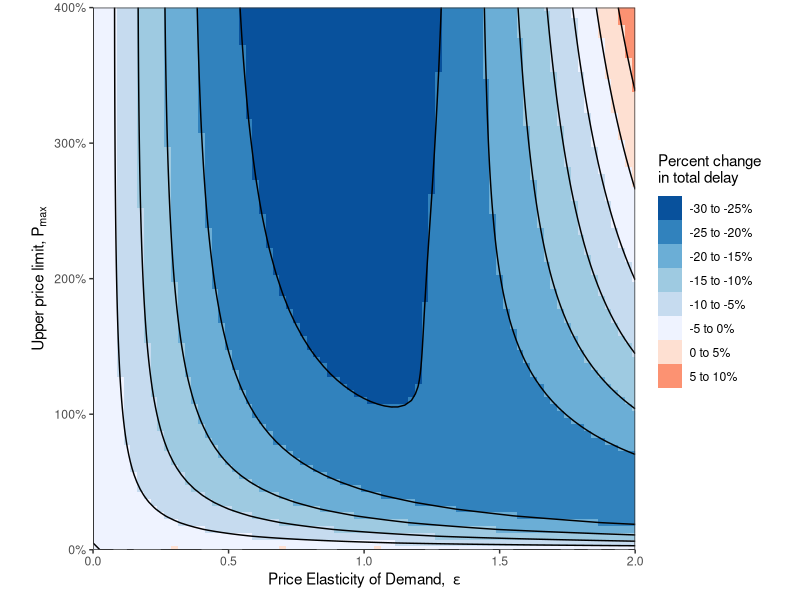

The R script that drew this image:

library(data.table)
library(ggplot2)
library(scales)
# library(extrafont)

#### Functions ####

#Pricing function
fun.price <- function(k, pmin, pmax, a, b)  pmin + (pmax-pmin)/(1 + exp(a-b*k))

#Elasticity function
fun.elasticdemand <- function(k,p1,p2,E) k + k*(exp(-E*(p2-p1)/(p2+p1))-1)
#fun.elasticdemand <- function(k,p1,p2,E) k*((p2-p1)/p1)^-E

#Demand distribution (Manually constructed for this example)
fun.demanddist <- function(scale, t,sd) scale*(dnorm(t,mean=8,sd) + dnorm(t,mean=17,sd) + dnorm(t,mean=12,sd=4) + dnorm(t,mean=14,sd=4))


#Flow-density function, linear-parabolic
fun.flowdensity_linpara <- function(k) {
  k0 = -(k_j^2 - 2*k_j*k_c - sqrt(k_j*(-2*k_c^3 + 5*k_j*k_c^2 - 4*k_c*k_j^2 + k_j^3))) / k_c
  
  sapply(k, function(k)
    if(k <= k0) 
      v_f*k
    else
      (k_c*v_f/2)*(1 - ((k - k_c)^2)/((k_j - k_c)^2))
  )
}

#Flow-density function, double parabolic
fun.flowdensity <- function(k) {
  sapply(k, function(k)
    if(k <= k_c) 
      k*v_f*(1 - (k/(2*k_c)))
    else
      (k_c*v_f/2)*(1 - ((k - k_c)^2)/((k_j - k_c)^2))
  )
}

#Flow-density function, linear by daganzo
fun.flowdensity_dag <- function(k) {
  sapply(k, function(k)
    if(k <= k_c/2)
      v_f*k
    else
      (v_f*k_c/2)*(1 + ( (k_c - 2*k)/(2*k_j - k_c) ) )
  )
}

#Flow-density function, linear by greenshields
fun.flowdensity_green <- function(k) {
  sapply(k, function(k)
    k*v_f*(1 - (k/(2*k_c))) 
  )
}

#### Parameters ####
L = 7
v_f = 100 #Free flow speed
k_j = 120 #Jam density
k_c = 30 #Critical density
E = 0.3
trips = 100000
inc = 5/60
t = seq(0,24,by=inc)
a = 7
b = 0.3
pfix = 8
pmin = 0*pfix/2
pmax = pfix*4
nlanes = 6 #lanes

#### Run with varying pmax and elasticity ####
#Set up combination matrix
datvar = as.data.table(expand.grid(tval = t,
                                   elas = seq(0,2, by=0.025),
                                   surge = seq(0, 4, by = 0.05)))
#Assign fixed price & scaled price
datvar[ , price1 := pfix]
datvar[ , pmax := pfix*surge]
#Calculate demand dist for each combo
datvar[ , k1 := fun.demanddist(85, tval, 1.5), by = .(elas,surge)]
#Calculate flow and number of trips for fixed price
datvar[ , mu1 := trips*k1/sum(k1)/inc/nlanes, by = .(elas,surge)]
datvar[ , q1 := fun.flowdensity(k1), by = .(elas,surge)]
datvar[ , n1 := trips*k1/sum(k1), by = .(elas,surge)]
datvar[ , v1 := q1/k1, by = .(elas,surge)]
#Calculate new price the previous demand
datvar[ , price2 := fun.price(k1, pmin, pmax, a, b)]
#Calculate new density, flow, and number of trips from price
datvar[ , k2 := fun.elasticdemand(k1,price1,price2,elas), by = .(elas,surge)]
datvar[ , k2 := sum(k1)*k2/sum(k2), by = .(elas,surge)]
datvar[ , mu2 := trips*k2/sum(k2)/inc/nlanes, by = .(elas,surge)]
datvar[ , q2 := fun.flowdensity(k2), by = .(elas,surge)]
datvar[ , n2 := trips*k2/sum(k2), by = .(elas,surge)]
datvar[ , v2 := q2/k2, by = .(elas,surge)]

#Delay
datvar[ , d1 := n1*L*((1/v1) - (1/v_f)), by = .(elas,surge)]
datvar[ , d2 := n2*L*((1/v2) - (1/v_f)), by = .(elas,surge)]
# datvar[ , delaydiff_i := (n2*v1*(v_f - v2))/(n1*v2*(v_f - v1)) - 1, by = .(elas,surge)]

#Revenue
datvar[ , rev1 := n1*price1]
datvar[ , rev2 := n2*price2]
#Cumulative sum
datvar[ , sumrev1 := cumsum(rev1)]
datvar[ , sumrev2 := cumsum(rev2)]

#Time
datvar[ , time := as.POSIXct('2000-01-01 00:00:00 EST', tz='EST') + (3600*tval)]

#Check sum, make sure the same number of total trips happen
datvar[ , lapply(.SD, sum),.SDcols = c("k1","k2"), by = .(elas,surge)][, all.equal(k1,k2)]
datvar[ , lapply(.SD, sum),.SDcols = c("mu1","mu2"), by = .(elas,surge)][, all.equal(mu1,mu2)]
datvar[ , lapply(.SD, sum),.SDcols = c("n1","n2"), by = .(elas,surge)][, all.equal(n1,n2)]
datvar[ , lapply(.SD, sum),.SDcols = c("q1","q2"), by = .(elas,surge)][, all.equal(q1,q2)]

#Export the percent difference between aggregate total revenue and travel time
varmat <- datvar[ , list("revdiff" = (sum(rev2 - rev1))/sum(rev1),
                         "delaydiff" = (sum((n2/v2)*(v_f - v2)) / sum((n1/v1)*(v_f - v1))) - 1 ), by = .(elas,surge)]

#Minimum pmax for revenue neutrality
minsurge_rev <- varmat[round(elas,4) == E & revdiff >= 0, ][which.min(revdiff), surge]

#Use this Pmax?
pmax = pfix*minsurge_rev


#### Run for the constant parameters ####
dat = data.table(t=t, k1 = fun.demanddist(85,t,1.5), price1 = pfix)
dat[ , mu1 := trips*k1/sum(k1)/inc/nlanes ]
dat[ , q1 := fun.flowdensity(k1) ]
dat[ , n1 := trips*k1/sum(k1) ]
dat[ , v1 := q1/k1]
dat[ , price2 := fun.price(k1, pmin, pmax, a, b)]

dat[ , k2 := fun.elasticdemand(k1,price1,price2,E)]
dat[ , k2 := sum(k1)*k2/sum(k2)]
dat[ , mu2 := trips*k2/sum(k2)/inc/nlanes ]
dat[ , q2 := fun.flowdensity(k2) ]
dat[ , n2 := trips*k2/sum(k2) ]
dat[ , v2 := q2/k2]

#Delay
dat[ , d1 := n1*L*((1/v1) - (1/v_f))]
dat[ , d2 := n2*L*((1/v2) - (1/v_f))]
#dat[ , delaydiff := (n2*v1*(v_f - v2))/(n1*v2*(v_f - v1)) - 1 ]

#Check to make sure they're the same
all.equal(dat[ , (d2 - d1)/d1 ],
          dat[ , (n2*v1*(v_f - v2))/(n1*v2*(v_f - v1)) - 1 ])


#Revenue
dat[ , rev1 := n1*price1]
dat[ , rev2 := n2*price2]
#Revenue per hour
dat[ , rev1hr := rev1/inc]
dat[ , rev2hr := rev2/inc]
#Cumulative sum
dat[ , sumrev1 := cumsum(n1*price1)]
dat[ , sumrev2 := cumsum(n2*price2)]

#Time
dat[ , time := as.POSIXct('2000-01-01 00:00:00 EST', tz='EST') + (3600*t)]

#Check sum, make sure the same number of total trips happen
dat[ , lapply(.SD, sum),.SDcols = c("k1","k2")]
dat[ , lapply(.SD, sum),.SDcols = c("n1","n2")]
dat[ , lapply(.SD, sum),.SDcols = c("mu1","mu2")]
dat[ , lapply(.SD, sum),.SDcols = c("q1","q2")]

#Percent change in delay
#deltadelay <- dat[ , (sum(d2 - d1))/sum(d1)]
deltadelay <- dat[ , (sum((n2/v2)*(v_f - v2)) / sum((n1/v1)*(v_f - v1))) - 1 ]

#Percent change in revenue
deltarevenue <- dat[ , (sum(rev2 - rev1))/sum(rev1)]

#### Plotting

#### Plots: Function Plots ####

#### Kernal Density 
#rand = data.table(rand = c(rlnorm(50, sd=0.5), rnorm(50, mean=3, sd=0.5)))
#rand = data.table(rand = rlnorm(5))
rand = data.table(rand = c(-2.1,-1.3,-0.4,1.9,5.1,6.2))
dens = density(rand$rand, kernel = 'gaussian', bw=sqrt(2.25))

plot.kernel <- ggplot(rand, aes(rand)) +
  geom_rug() +
  geom_histogram(aes(y=4*..density..), binwidth=dens$bw, alpha=0.2) +
  geom_density(aes(y=..count..), bw=dens$bw) +
  scale_y_continuous("Density", limits = c(0, 1)) +
  scale_x_continuous("Random value", limits = c(-7.5,12)) +
  theme_classic() 
#theme(text=element_text(family="Times New Roman"))
for(x in rand$rand) plot.kernel <- plot.kernel + stat_function(fun = dnorm, args = list(mean = x, sd = dens$bw), linetype=2)
# plot.kernel


#### Elasticity Plot
elabs <- c(bquote(epsilon ==~.(E/2)), bquote(epsilon ==~.(E)), bquote(epsilon ==~.(2*E)))

plot.elasticity <- ggplot(data.frame(x = c(0, 1)), aes(x)) + 
  stat_function(fun = function(x) exp(-0.5*E*x)-1, aes(linetype = "E/2", color = "E/2"), alpha = 0.5) +
  stat_function(fun = function(x) exp(-E*x)-1, aes(linetype = "E", color = "E")) +
  stat_function(fun = function(x) exp(-2.0*E*x)-1, aes(linetype = "2E", color = "2E"), alpha = 0.5) +
  geom_vline(xintercept = 0, linetype="dotted") +
  geom_hline(yintercept = 0, linetype="dotted") +
  #annotate("text", x=-0.4, y=-.25, label = paste("Constant elasticity =",E)) + #, family = "Times New Roman") +
  scale_x_continuous(expression(Delta~"Price"), labels = scales::percent, limits = c(-1,1)) +
  scale_y_continuous(expression(Delta~"Demand"), labels = scales::percent, limits = c(-0.5,0.5)) +
  scale_color_brewer("Elasticity", palette = "Set1", limits = c("E/2","E","2E"), labels = elabs) +
  scale_linetype_manual("Elasticity", values = c(2,1,5), limits = c("E/2","E","2E"), labels = elabs) +
  theme_classic()
# theme(text=element_text(family="Times New Roman"))
# plot.elasticity

#### Pricing function
plabs <- c(bquote(P[max] ==~"$"*.(pmax/2)), bquote(P[max] ==~"$"*.(pmax)), bquote(P[max] ==~"$"*.(2*pmax)))

plot.price <- ggplot(data.frame(x = c(0, 40)), aes(x)) + 
  stat_function(fun = fun.price, args = list(pmin, 0.5*pmax, a, b), aes(linetype = "pmax/2", color = "pmax/2"), alpha = 0.5) +
  stat_function(fun = fun.price, args = list(pmin, pmax, a, b), aes(linetype = "pmax", color = "pmax")) +
  stat_function(fun = fun.price, args = list(pmin, 2*pmax, a, b), aes(linetype = "2pmax", color = "2pmax"), alpha = 0.5) +
  scale_y_continuous("Price ($/veh)", labels = scales::dollar, limits = c(0,2*pmax)) +
  scale_x_continuous("Traffic density (veh/km/lane)") +
  scale_color_brewer(expression("Upper price limit,"~P[max]), palette = "Set1", limits = c("pmax/2","pmax","2pmax"), labels = plabs) +
  scale_linetype_manual(expression("Upper price limit,"~P[max]), values = c(2,1,5), limits = c("pmax/2","pmax","2pmax"), labels = plabs) +
  theme_classic()
# theme(text=element_text(family="Times New Roman"))
# plot.price


#### Flow-density function
flabs = c("Bi-parabolic","Bi-linear (Daganzo)","Parabolic (Greenshields)")

plot.flowdensity <- ggplot(data.frame(k = c(0, 40)), aes(k)) + 
  stat_function(fun = fun.flowdensity, aes(linetype = "para", color = "para")) +
  stat_function(fun = fun.flowdensity_dag, aes(linetype = "dag", color = "dag"), alpha = 0.5) +
  stat_function(fun = fun.flowdensity_green, aes(linetype = "green", color = "green"), alpha = 0.5) +
  scale_y_continuous("Traffic flow (veh/hr/lane)", labels = scales::comma, breaks = seq(0, 1500, by = 250), expand = c(0,0)) +
  scale_x_continuous("Traffic density (veh/km/lane)", limits = c(0, 150), breaks = seq(0, 150, by = 25), expand = c(0,0)) +
  scale_color_brewer("Traffic Flow Model", palette = "Set1", limits = c("para","dag","green"), labels = flabs) +
  scale_linetype_manual("Traffic Flow Model", values = c(1,2,5), limits = c("para","dag","green"), labels = flabs) +
  coord_cartesian(xlim = c(0,155), ylim = c(0,1550)) +
  theme_classic() +
  theme(legend.position = "none", 
        legend.background = element_blank())
  #text=element_text(family="Times New Roman"))
# plot.flowdensity


#### Speed-density function
plot.speeddensity <- ggplot(data.frame(k = c(0, 40)), aes(k)) + 
  stat_function(fun = function(k) fun.flowdensity(k)/k, aes(linetype = "para", color = "para")) +
  stat_function(fun = function(k) fun.flowdensity_dag(k)/k, aes(linetype = "dag", color = "dag"), alpha = 0.5) +
  stat_function(fun = function(k) fun.flowdensity_green(k)/k, aes(linetype = "green", color = "green"), alpha = 0.5) +
  scale_y_continuous("Traffic speed (km/hr)", labels = scales::comma, breaks = seq(0, 100, by = 25), expand = c(0,0)) +
  scale_x_continuous("Traffic density (veh/km/lane)", limits = c(0, 150), breaks = seq(0, 150, by = 25), expand = c(0,0)) +
  scale_color_brewer("Traffic Flow Model", palette = "Set1", limits = c("para","dag","green"), labels = flabs) +
  scale_linetype_manual("Traffic Flow Model", values = c(1,2,5), limits = c("para","dag","green"), labels = flabs) +
  coord_cartesian(xlim = c(0,155), ylim = c(0,120)) +
  theme_classic() +
  theme(legend.position = c(0.75,0.5), 
        legend.background = element_blank())
#text=element_text(family="Times New Roman"))
# plot.flowdensity


#### Discretized time Density Distributions
captime = data.table(t = seq(0, 24, by = 0.5),
                     time = as.POSIXct('2000-01-01 00:00:00 EST', tz='EST') + (3600*seq(0, 24, by = 0.5)),
                     k = fun.demanddist(55, seq(0, 24, by = 0.5), 1),
                     cap = 30)
captime[ , diff := cap - k ]
#captime[diff < 0, diff := abs(diff) + cap]
captime[diff < 0, diff := 0]
captime <- melt(captime, id.vars = c("t","time","cap"))
captime[ , variable := factor(variable, levels = c("diff","k"))]

plot.captime <- ggplot(captime) + 
  #geom_col(aes(x=time,y=k), color = alpha("white",0)) +
  #geom_col(aes(x=time,y=cap, color = "Density of pre-purchased time slots"), width = 0, fill = alpha("white",0)) +
  geom_col(aes(x=time, y = value, fill = variable), color = "gray90", width = 1800, position = "stack") +
  scale_fill_manual(NULL, values = c(alpha("white",0),"gray30"), labels = c("Remaining capacity","Pre-pay demand density")) +
  geom_hline(yintercept = captime$cap[1], linetype = "dashed") +
  annotate("text", x = as.POSIXct('2000-01-01 06:00:00 EST', tz='EST'), y = 30, label = "Target Capacity", vjust = -0.5) +
  scale_y_continuous("Trip density", expand = c(0,0), limits = c(0,40)) +
  scale_x_datetime("Time of day", labels = date_format("%l%p", tz='EST'), date_breaks = "3 hour", expand = c(0,0),
                   limits = c(as.POSIXct('2000-01-01 00:00:00 EST', tz='EST'),as.POSIXct('2000-01-01 24:00:00 EST', tz='EST'))) +
  theme_classic() +
  theme(legend.position = "bottom", 
        legend.background = element_blank())
#text=element_text(family="Times New Roman"))
# plot.captime


#### Demand Distribution
plot.demanddist <- ggplot(dat) + 
  geom_area(aes(x=time,y=n1/inc), fill = "gray80", color = "black") + 
  scale_y_continuous("Travel Demand (trips/hr)", labels = scales::comma) +
  scale_x_datetime("Time of day", labels = date_format("%l%p", tz='EST'), date_breaks = "3 hour",
                   limits = c(as.POSIXct('2000-01-01 00:00:00 EST', tz='EST'),as.POSIXct('2000-01-01 24:00:00 EST', tz='EST'))) +
  theme_classic() +
  theme(legend.position = c(0.2,0.7), 
        legend.background = element_blank())
#text=element_text(family="Times New Roman"))
# plot.demanddist



#### Plots: Heatmap matrix comparisons ####

#### Total revenue by Elasticity vs Pmax
revcuts <- seq(-125, 125, by = 25)
revlabs <- paste0(paste(round(revcuts)[-length(revcuts)],
                        round(revcuts[-1]), sep = " to "),"%")

plot.revmat <- ggplot(varmat, aes(x = elas, y = surge)) +
  geom_raster(aes(fill = cut(100*revdiff, revcuts))) +
  geom_contour(breaks = revcuts, aes(z = 100*revdiff), color = "black") +
  scale_x_continuous(expression("Price Elasticity of Demand, "~epsilon), expand = c(0,0)) +
  scale_y_continuous(expression("Upper price limit,"~P[max]), expand = c(0,0),
                     labels = scales::percent_format()) +
  scale_fill_brewer(expression("Percent change in revenue\n(Dynamic vs Fixed)"),
                    palette = "RdBu", label = revlabs) +
  coord_fixed(ratio = max(varmat$elas)/max(varmat$surge), xlim = c(0, max(varmat$elas)), ylim = c(0,max(varmat$surge))) +
  theme_bw()
# plot.revmat


#### Travel time by Elasticity vs Pmax
delaycuts <- seq(-30, 10, by = 5)
delaylabs <- paste0(paste(round(delaycuts)[-length(delaycuts)],
                          round(delaycuts[-1]), sep = " to "),"%")
# delaylabs <- gsub("-Inf to ", "\u2264", delaylabs)
# delaylabs[grepl(" to Inf", delaylabs)] <- paste0(">", gsub(" to Inf", "", delaylabs[grepl(" to Inf", delaylabs)]))

delaycolors <- c(brewer_pal(palette = "Blues", direction = -1)(length(delaycuts[delaycuts<0])),
                 brewer_pal(palette = "Reds")(length(delaycuts[delaycuts>=0])))

# ggplot(varmat, aes(x = elas, y = surge, z = 100*delaydiff)) + geom_contour_filled()
plot.delaymat <- ggplot(varmat, aes(x = elas, y = surge)) +
  geom_raster(aes(fill = cut(100*delaydiff, delaycuts))) +
  geom_contour(breaks = delaycuts, aes(z = 100*delaydiff), color = "black") +
  scale_x_continuous(expression("Price Elasticity of Demand, "~epsilon), expand = c(0,0)) +
  scale_y_continuous(expression("Upper price limit,"~P[max]), expand = c(0,0),
                     labels = scales::percent_format()) +
  scale_fill_manual(expression("Percent change\nin total delay"), label = delaylabs, values = delaycolors) +
  # scale_fill_brewer(expression("Percent change\nin total delay"),
  #                   palette = "RdBu", label = delaylabs, direction = -1) +
  coord_fixed(ratio = max(varmat$elas)/max(varmat$surge), xlim = c(0, max(varmat$elas)), ylim = c(0,max(varmat$surge))) +
  theme_bw()
plot.delaymat


#### Plots: Time series distribution results plots ####

#### Demand Density Distributions (Same as flow, but with density)
plot.demanddensity <- ggplot(dat) + 
  geom_line(aes(x=time,y=k1, linetype="Fixed")) + 
  geom_line(aes(x=time,y=k2, linetype="Dynamic")) + 
  scale_y_continuous("Traffic density (veh/km/ln)") +
  scale_linetype("Tolling scheme") +
  scale_x_datetime("Time of day", labels = date_format("%l%p", tz='EST'), date_breaks = "3 hour",
                   limits = c(as.POSIXct('2000-01-01 00:00:00 EST', tz='EST'),as.POSIXct('2000-01-01 24:00:00 EST', tz='EST'))) +
  theme_classic() +
  theme(legend.position = c(0.2,0.7), 
        legend.background = element_blank())
        #text=element_text(family="Times New Roman"))
# plot.demanddensity

#### Demand flow distributions (Same as density, but with flow)
plot.demandflow <- ggplot(dat) + 
  geom_line(aes(x=time,y=q1, linetype="Fixed")) + 
  geom_line(aes(x=time,y=q2, linetype="Dynamic")) +
  # geom_line(aes(x=time,y=mu1, linetype="Fixed", color = "Fixed")) + 
  # geom_line(aes(x=time,y=mu2, linetype="Dynamic", color = "Dynamic")) + 
  scale_y_continuous("Traffic flow (veh/hr/lane)") +
  scale_linetype("Tolling scheme") +
  scale_x_datetime("Time of day", labels = date_format("%l%p", tz='EST'), date_breaks = "3 hour",
                   limits = c(as.POSIXct('2000-01-01 00:00:00 EST', tz='EST'),as.POSIXct('2000-01-01 24:00:00 EST', tz='EST'))) +
  theme_classic() +
  theme(legend.position = c(0.15,0.6),
        legend.background = element_blank())
        #text=element_text(family="Times New Roman"))
# plot.demandflow

#### Demand speed distributions
plot.demandspeed <- ggplot(dat) + 
  geom_line(aes(x=time,y=v1, linetype="Fixed")) + 
  geom_line(aes(x=time,y=v2, linetype="Dynamic")) + 
  scale_y_continuous("Speed (km/hr)", limits = c(0,100)) +
  scale_linetype("Tolling scheme") +
  scale_x_datetime("Time of day", labels = date_format("%l%p", tz='EST'), date_breaks = "3 hour",
                   limits = c(as.POSIXct('2000-01-01 00:00:00 EST', tz='EST'),as.POSIXct('2000-01-01 24:00:00 EST', tz='EST'))) +
  theme_classic() +
  theme(legend.position = c(0.15,0.6))
#text=element_text(family="Times New Roman"))
# plot.demandspeed

#### Demand delay
plot.demanddelay <- ggplot(dat) + 
  geom_line(aes(x=time,y=d1, linetype="Fixed")) + 
  geom_line(aes(x=time,y=d2, linetype="Dynamic")) +
  scale_y_continuous("Total delay time (hr)") +
  scale_linetype("Tolling scheme") +
  scale_x_datetime("Time of day", labels = date_format("%l%p", tz='EST'), date_breaks = "3 hour",
                   limits = c(as.POSIXct('2000-01-01 00:00:00 EST', tz='EST'),as.POSIXct('2000-01-01 24:00:00 EST', tz='EST'))) +
  theme_classic() +
  theme(legend.position = c(0.15,0.6))
#text=element_text(family="Times New Roman"))
# plot.demanddelay


#### Demand delay difference
plot.demanddelaydiff <- ggplot(dat) + 
  geom_line(aes(x=time,y=delaydiff)) +
  scale_y_continuous("Travel time difference", labels = scales::percent_format()) +
  scale_x_datetime("Time of day", labels = date_format("%l%p", tz='EST'), date_breaks = "3 hour",
                   limits = c(as.POSIXct('2000-01-01 00:00:00 EST', tz='EST'),as.POSIXct('2000-01-01 24:00:00 EST', tz='EST'))) +
  theme_classic() +
  theme(legend.position = c(0.15,0.6))
#text=element_text(family="Times New Roman"))
# plot.demanddelaydiff

#### Toll price distribution
plot.toll <- ggplot(dat) +  
  geom_line(aes(x=time,y=price1, linetype="Fixed")) + 
  geom_line(aes(x=time,y=price2, linetype="Dynamic")) + 
  scale_y_continuous("Price ($/veh)", labels = scales::dollar, limits = c(0,pmax)) +
  scale_linetype("Tolling scheme") +
  scale_x_datetime("Time of day", labels = date_format("%l%p", tz='EST'), date_breaks = "3 hour",
                   limits = c(as.POSIXct('2000-01-01 00:00:00 EST', tz='EST'),as.POSIXct('2000-01-01 23:00:00 EST', tz='EST'))) +
  theme_classic() +
  theme(legend.position = c(0.2,0.7),
        legend.background = element_blank())
        #text=element_text(family="Times New Roman"))
# plot.toll

#### Revenue distribution
plot.revenue <- ggplot(dat) + 
  geom_line(aes(x=time,y=rev1, linetype=paste0("Fixed toll,\nTotal revenue: ", scales::dollar(sum(dat$rev1))))) +
  geom_line(aes(x=time,y=rev2, linetype=paste0("Dynamic toll,\nTotal revenue: ", scales::dollar(sum(dat$rev2))))) +
  scale_y_continuous(expression("Revenue per hour ($/hr)"), labels = scales::dollar) +
  scale_x_datetime("Time of day", labels = date_format("%l%p", tz='EST'), date_breaks = "3 hour",
                   limits = c(as.POSIXct('2000-01-01 00:00:00 EST', tz='EST'),
                              as.POSIXct('2000-01-01 24:00:00 EST', tz='EST'))) +
  scale_linetype(NULL) +
  # annotate("text", x=as.POSIXct('2000-01-01 24:00:00 EST', tz='EST'), y=0.5*max(dat$rev2),
  #          label = paste0(paste0("Fixed toll: ", scales::dollar(sum(dat$rev1))),"\n",
  #                         paste0("Dynamic toll: ", scales::dollar(sum(dat$rev2)))), hjust = 0, size = 4) +
  theme_classic() +
  theme(legend.position = "bottom",
        legend.background = element_blank())
        #text=element_text(family="Times New Roman"))
# plot.revenue


#### Cumulative revenue
plot.revsum <- ggplot(dat) + 
  geom_line(aes(x=time,y=sumrev1, linetype="Fixed")) +
  geom_line(aes(x=time,y=sumrev2, linetype="Dynamic")) +
  scale_y_continuous("Total revenue ($)", labels = scales::dollar) +
  scale_linetype(NULL) +
  scale_x_datetime("Time of day", labels = date_format("%l%p", tz='EST'), date_breaks = "3 hour",
                   limits = c(as.POSIXct('2000-01-01 00:00:00 EST', tz='EST'),as.POSIXct('2000-01-01 24:00:00 EST', tz='EST'))) +
  theme_classic() +
  theme(legend.position = c(0.2,0.7),
        legend.background = element_blank())
#text=element_text(family="Times New Roman"))
# plot.revsum



#### Saving ####
# ggsave("../figures/toyprice.pdf", plot.price, device = cairo_pdf, width=4.25, height=2, units = "in")
# ggsave("../figures/toyelasticity.pdf", plot.elasticity, device = cairo_pdf, width=4.25, height=2, units = "in")
# ggsave("../figures/toydemand.pdf", plot.demanddensity, device = cairo_pdf, width=4.25, height=2, units = "in")
# ggsave("../figures/toytoll.pdf", plot.toll, device = cairo_pdf, width=4.25, height=2, units = "in")
# ggsave("../figures/toyrevenue.pdf", plot.revenue, device = cairo_pdf, width=4.25, height=2, units = "in")
# ggsave("../figures/KDE.pdf", plot.kernel, device = cairo_pdf, width=4.25, height=2, units = "in")
